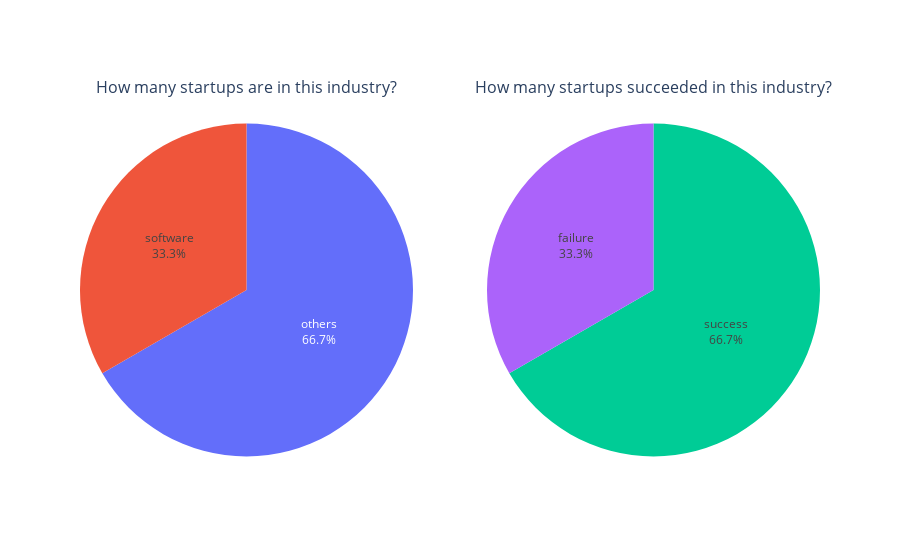

Here is the notebook cell this chart was saved with:
### Code cell
# show category feature as pie chart.
from plotly.subplots import make_subplots

name_industry = ["software", "others"]
num_industry = [50, 100]
num_startup = [10, 5]

fig = make_subplots(rows=2,
                    cols=2,
                    specs=[{"type": "pie"}, {"type": "pie"}],
                    subplot_titles=['How many startups are in this industry?',\
                                    'How many startups succeeded in this industry?'])

fig.add_trace(go.Pie(name = "",
                     values = num_industry,
                     labels = name_industry,
                     text = name_industry,
                     hoverinfo = 'label+percent+name',),
              row=1, col=1)

fig.add_trace(go.Pie(name = "",
                     values = num_startup,
                     labels = ['success', 'failure'],
                     text = ['success', 'failure'],
                     hoverinfo = 'label+percent+name',),
              row=1, col=2)

fig.update_layout(autosize=True,
                  showlegend=False,)
fig.show()

### Figure 1 — Plotly figure (JSON) as saved in the notebook; plotly's stock layout.template omitted (floating-point values rounded to 4 significant figures)
{"data": [{"domain": {"x": [0, 0.45], "y": [0, 1]}, "hoverinfo": "label+percent+name", "labels": ["software", "others"], "name": "", "text": ["software", "others"], "type": "pie", "values": [50, 100]}, {"domain": {"x": [0.55, 1], "y": [0, 1]}, "hoverinfo": "label+percent+name", "labels": ["success", "failure"], "name": "", "text": ["success", "failure"], "type": "pie", "values": [10, 5]}], "layout": {"annotations": [{"font": {"size": 16}, "showarrow": false, "text": "How many startups are in this industry?", "x": 0.225, "xanchor": "center", "xref": "paper", "y": 1, "yanchor": "bottom", "yref": "paper"}, {"font": {"size": 16}, "showarrow": false, "text": "How many startups succeeded in this industry?", "x": 0.775, "xanchor": "center", "xref": "paper", "y": 1, "yanchor": "bottom", "yref": "paper"}], "autosize": true, "showlegend": false}}
